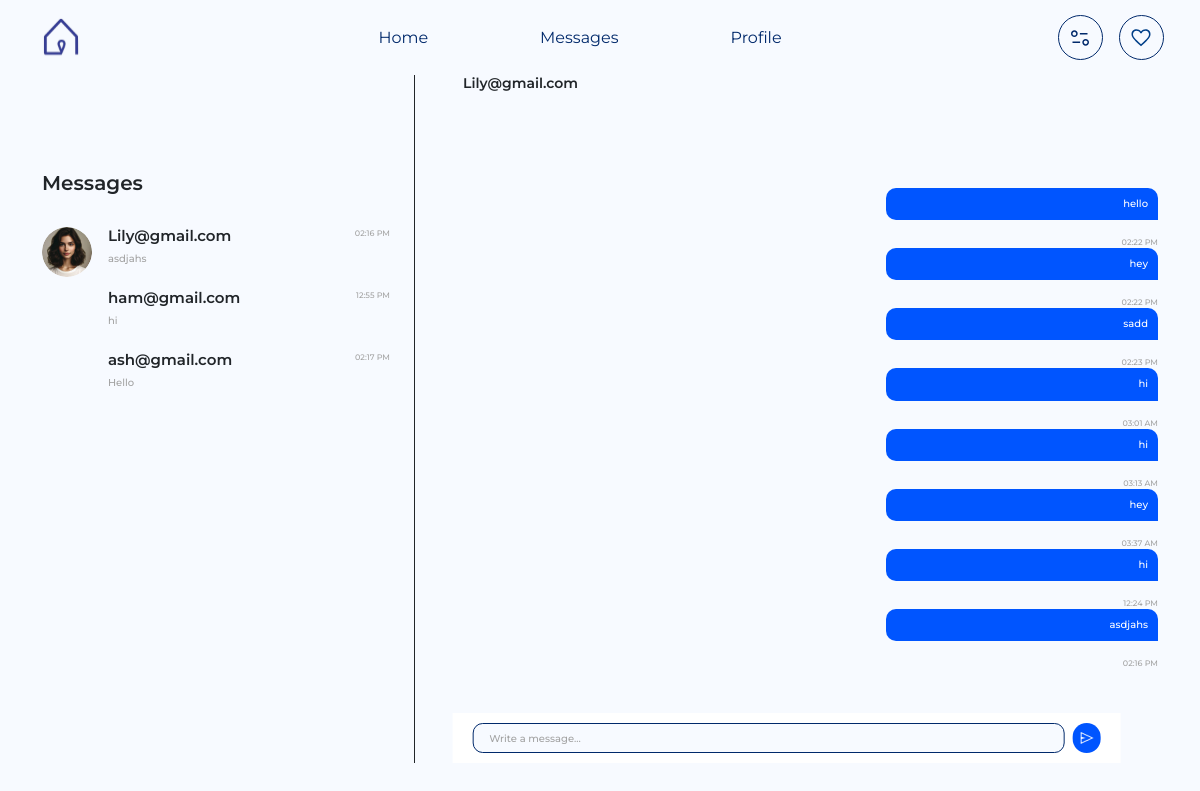
Page /messages/?chat_id=2 (signed in) on the earlier database version.
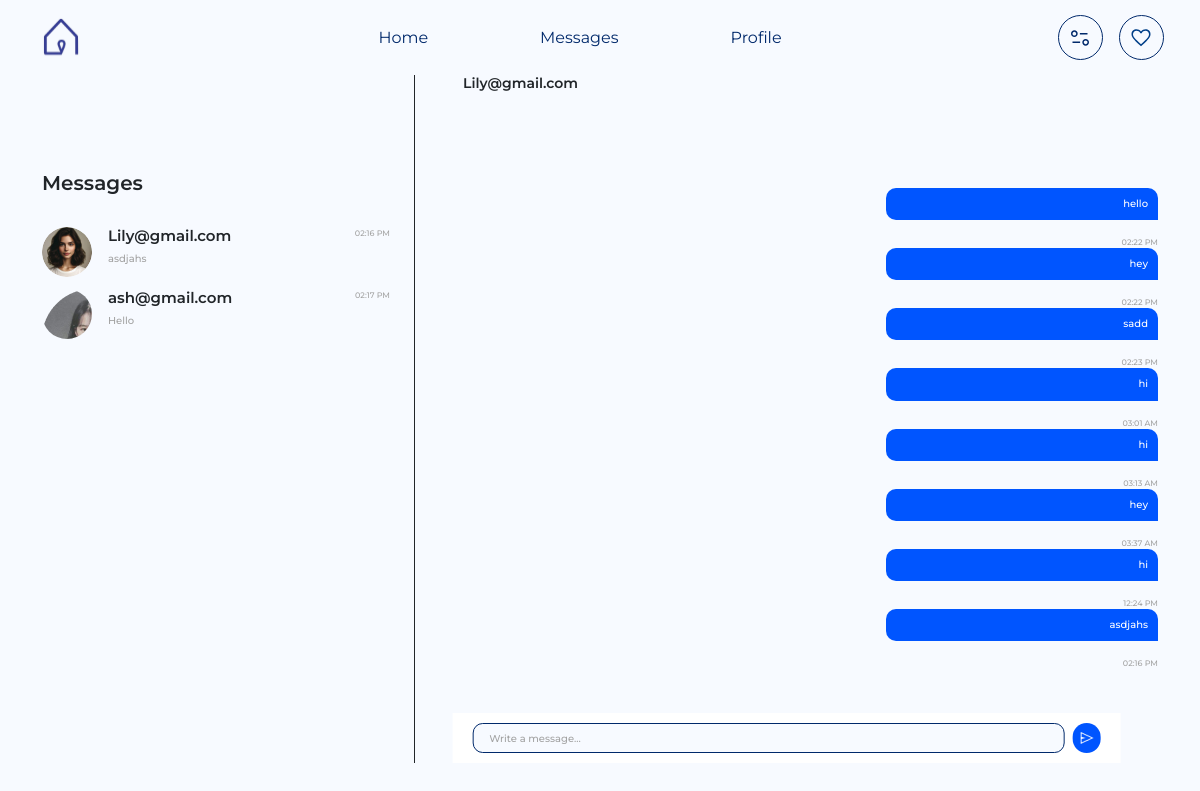
Same page on the later database version.
### base/models.py (models this page shows, shortened)
class Chat(models.Model):
    user = models.ForeignKey(User, on_delete=models.CASCADE)
    created_at = models.DateTimeField(auto_now_add=True)

class Message(models.Model):
    chat = models.ForeignKey(Chat, on_delete=models.CASCADE)
    sender = models.CharField(max_length=100)
    content = models.TextField()
    timestamp = models.DateTimeField(auto_now_add=True)
    read = models.BooleanField(default=False)  # New field to track if the message has been read

### base/views.py (the view)
# urls.py: path('messages/',Chatmessages,name='messages'),
@login_required(login_url='/login/')
def Chatmessages(request):
    chat_id = request.GET.get('chat_id')
    dorms = Dorm.objects.all()
    chatd = Chat.objects.get(id=chat_id)
    chats = Chat.objects.filter(
        Q(user=request.user) | Q(message__sender=request.user)
    ).distinct()  # Use distinct() to avoid duplicates.
    chat_data = []
    messages = []
    if chat_id:
        chat = get_object_or_404(Chat, id=chat_id)
        if chat.user == request.user or Message.objects.filter(chat=chat, sender=request.user).exists():
            messages = Message.objects.filter(chat=chat).order_by('timestamp')
    for chat in chats:
        if(chat.user.username!=request.user.username):
            last_message = Message.objects.filter(chat=chat).order_by('timestamp').last()
            profile = Profile.objects.get(user=chat.user)
            chat_data.append({
                'chat': chat,
                'last_message': last_message,
                'chat_user': chat.user.username,
                'chat_id': chat.id,
                'profile_pic': profile.profile_pic.url if profile.profile_pic else None,
            })
    return render(request, 'message.html', {
        'dorms': dorms,
        'chatd':chatd,
        'chat_data': chat_data,
        'messages': messages,
    })

### base/templates/message.html (shortened to what this page needs)
{% extends "base.html" %}
{% load static %}
{% block content %}
<div class="container main-wrapper">
    <div class="d-flex justify-content-between">
        <div class="col-xl-4 col-12 Users pt-5 pe-4 d-none d-xl-block">
            <h3 class="fs20 fw600 pt-xl-5">
                Messages
            </h3>
            <div class="userlist py-4 d-flex flex-column gap-2">
                {% for chat in chat_data %}
                <div class="usercard d-flex gap-3" data-chat-id="{{ chat.chat_id }}"
                    onclick="openChat('{{ chat.chat_id }}')">
                    <div class="profile">
                        <img src="{{ chat.profile_pic }}" alt="">
                    </div>
                    <div class="user_info">
                        <h4 class="fs15 fw600">{{ chat.chat_user }}</h4>
                        <p class="fs10 fw500 {{ chat.last_message.read|yesno:" active," }}">
                            {{ chat.last_message.content|truncatewords:5 }}
                        </p>
                    </div>
                    <div class="chatInfo ms-auto">
                        <p class="chatTime fs8 fw500 p-0 mb-1">{{ chat.last_message.timestamp|date:"h:i A" }}</p>
                    </div>
                </div>
                {% endfor %}
            </div>
        </div>
        <div class="col-xl-8 col-12 message_box ps-xl-5 pe-xl-0 px-2">
            <h3 class="fs14 fw600">{{chatd.user.username }}</h3>
            <div class="messageSection mt-xl-5 pt-5" id="messageSection">
                {% for message in messages %}
                <div class="{% if message.sender == request.user.username %}sender{% else %}recive{% endif %}">
                    <p>{{ message.content }}</p>
                    <div class="d-flex justify-content-end gap-2 align-items-center">
                        <span class="font-color-gray-light fs8 fw500">{{ message.timestamp|date:"h:i A" }}</span>
                    </div>
                </div>
                {% endfor %}
            </div>
            <div class="messageInput">
                <div class="d-flex w-100 gap-2 align-items-center">
                    <input type="text" id="chatMessageInput" class="fs10 fw500 px-3" placeholder="Write a message...">
                    <button class="btn-send" id="sendButton">
                        <img src="{% static 'assets/media/send.png' %}" alt="">
                    </button>
                </div>
            </div>
        </div>
    </div>
</div>
{% endblock %}

Differences in the rows shown:
removed Chat: chat_user "ham@gmail.com", last_message.content "hi", last_message.timestamp "12:55 PM"
